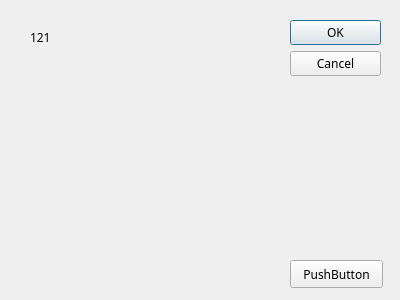
<?xml version="1.0" encoding="UTF-8"?>
<ui version="4.0">
 <class>Template</class>
 <widget class="QDialog" name="Template">
  <property name="geometry">
   <rect>
    <x>0</x>
    <y>0</y>
    <width>400</width>
    <height>300</height>
   </rect>
  </property>
  <property name="font">
   <font>
    <family>D2Coding</family>
   </font>
  </property>
  <property name="windowTitle">
   <string>QPushbutton</string>
  </property>
  <widget class="QDialogButtonBox" name="btn1">
   <property name="geometry">
    <rect>
     <x>290</x>
     <y>20</y>
     <width>91</width>
     <height>71</height>
    </rect>
   </property>
   <property name="orientation">
    <enum>Qt::Vertical</enum>
   </property>
   <property name="standardButtons">
    <set>QDialogButtonBox::Cancel|QDialogButtonBox::Ok</set>
   </property>
  </widget>
  <widget class="QPushButton" name="pushButton">
   <property name="geometry">
    <rect>
     <x>290</x>
     <y>260</y>
     <width>93</width>
     <height>28</height>
    </rect>
   </property>
   <property name="text">
    <string>PushButton</string>
   </property>
  </widget>
  <widget class="QLabel" name="txt1">
   <property name="geometry">
    <rect>
     <x>30</x>
     <y>30</y>
     <width>64</width>
     <height>15</height>
    </rect>
   </property>
   <property name="text">
    <string>121</string>
   </property>
  </widget>
 </widget>
 <resources/>
 <connections>
  <connection>
   <sender>btn1</sender>
   <signal>accepted()</signal>
   <receiver>Template</receiver>
   <slot>accept()</slot>
   <hints>
    <hint type="sourcelabel">
     <x>248</x>
     <y>254</y>
    </hint>
    <hint type="destinationlabel">
     <x>157</x>
     <y>274</y>
    </hint>
   </hints>
  </connection>
  <connection>
   <sender>btn1</sender>
   <signal>rejected()</signal>
   <receiver>Template</receiver>
   <slot>reject()</slot>
   <hints>
    <hint type="sourcelabel">
     <x>316</x>
     <y>260</y>
    </hint>
    <hint type="destinationlabel">
     <x>286</x>
     <y>274</y>
    </hint>
   </hints>
  </connection>
 </connections>
</ui>
